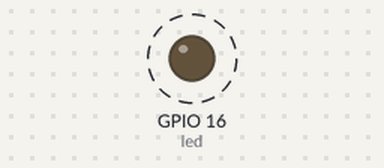
A program run on a simulated ESP32 board running MicroPython. Parts: output pins drawn as LEDs (lit = HIGH). Dashed ring = blinking. What the program prints to the serial console is not drawn.

Above: at 0.5 s.
Timing chart, 0 to 4.6 s (numbered marks = the images above):
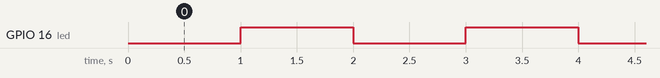

The program:

timer.py
```python
from machine import (
    Pin,
    Timer,
)  # Import necessary classes: Pin for GPIO control and Timer for time-based events
from time import sleep  # Import sleep function to pause the program

# Initialize the LED pin as an output on Pin 16
led = Pin(16, Pin.OUT)


def tick(timer):
    """
    This function toggles the LED state every time the periodic timer triggers.

    :param timer: The timer that triggers the function.
    :return: None
    """
    led.value(
        not led.value()
    )  # Toggle the LED: if it was on, turn it off; if it was off, turn it on


def timer_callback(timer):
    """
    This function prints a message when the one-shot timer reaches 10 seconds.

    :param timer: The timer that triggered the callback.
    :return: None
    """
    print("10 Seconds have elapsed")  # Print message when 10 seconds have passed


def main():
    """
    Main function that initializes timers and manages the periodic LED blinking and
    one-shot timer that triggers after 10 seconds.

    :return: None
    """
    try:
        # Initialize a periodic timer that triggers every second
        tim = Timer(0)
        tim.init(
            freq=1, mode=Timer.PERIODIC, callback=tick
        )  # Timer 0 triggers tick function every second
        print("Timer initialized!")

        # Initialize a one-shot timer that triggers once after 10 seconds
        myOneShotTimer = Timer(1)
        # This timer will trigger the timer_callback function after 10 seconds (10000 ms)
        myOneShotTimer.init(
            mode=Timer.ONE_SHOT,  # Set the timer to one-shot mode
            callback=timer_callback,  # Set the callback function to be called when the timer expires
            period=10000,  # Timer will trigger after 10000 milliseconds (10 seconds)
        )

        while True:
            sleep(0.1)  # Sleep to avoid excessive CPU usage in the main loop

    except KeyboardInterrupt:
        # If the user interrupts the program (Ctrl+C), clean up and deinitialize the timer
        tim.deinit()  # Deinitialize the periodic timer
        print(
            "Timer deinitialized!"
        )  # Print confirmation that the timer was deinitialized


# Entry point of the script
if __name__ == "__main__":
    main()  # Call the main function to start the program
```

Measured:
- by itself, GPIO 16 (led): alternates HIGH for 1.0 s and LOW for 1.0 s
